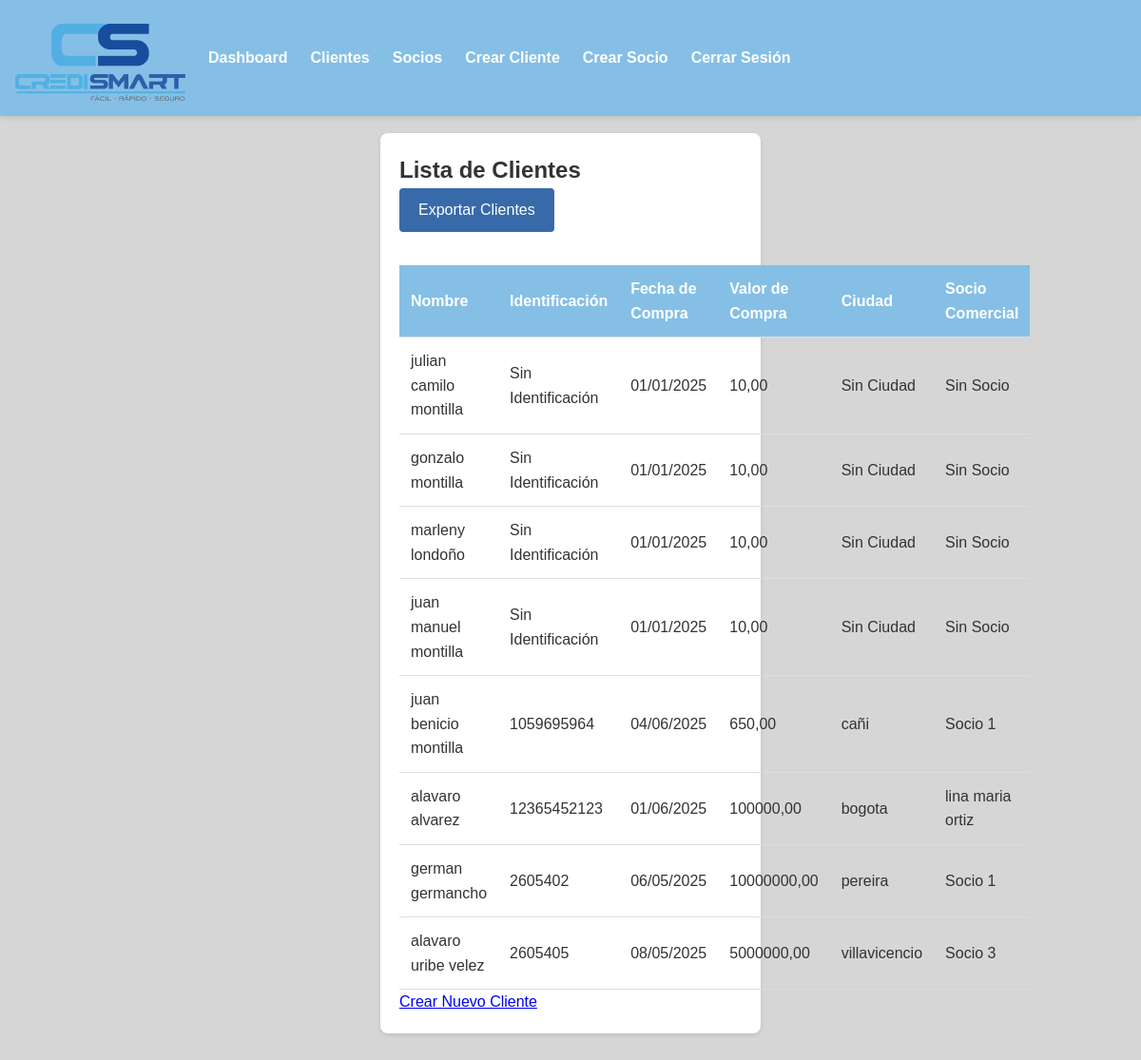
The app's page /clients/ (signed in), older data.
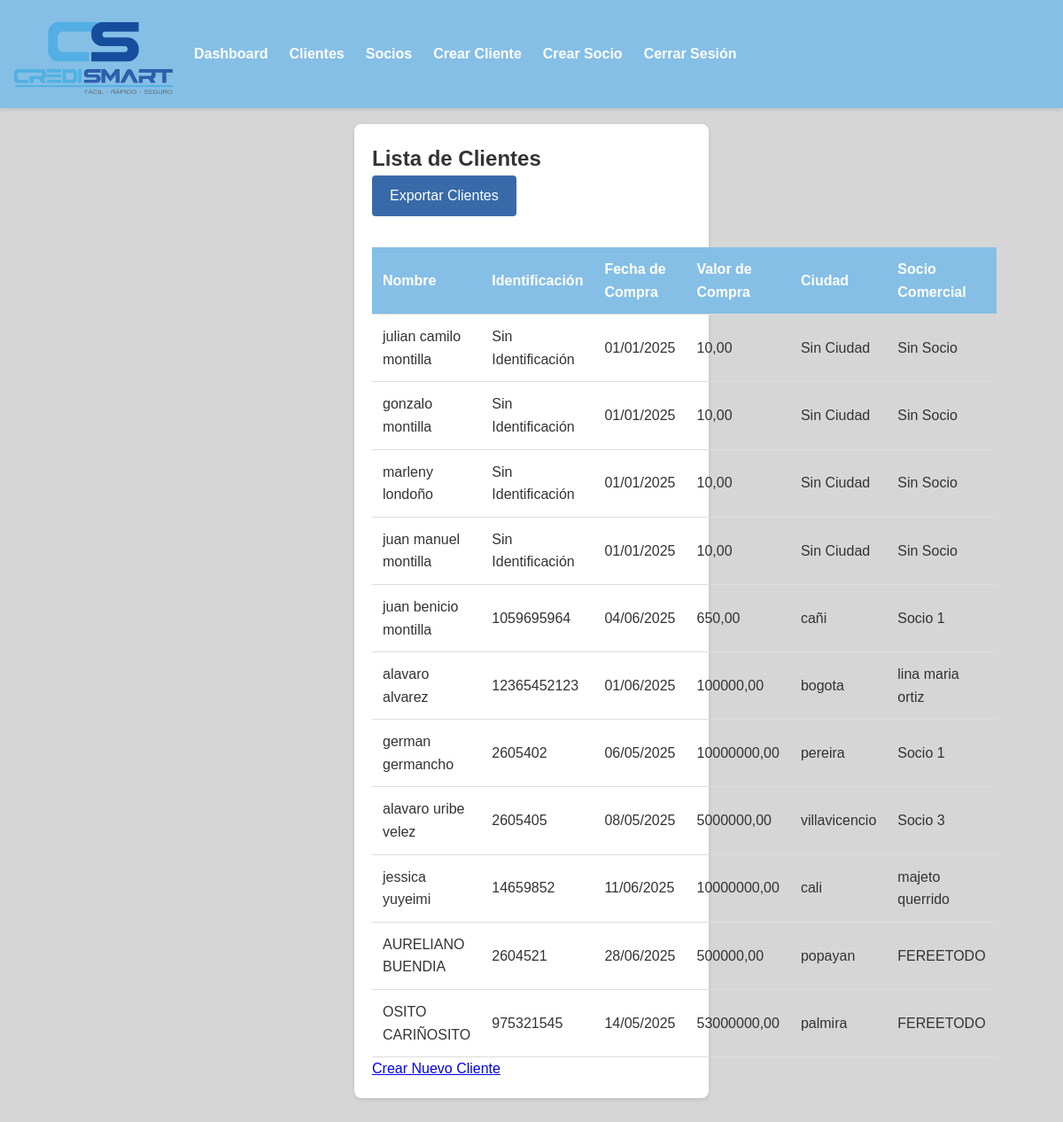
The same page, newer data.
### businessapp/models.py (models this page shows, shortened)
class Client(models.Model):
    name = models.CharField(max_length=100)
    identification = models.CharField(max_length=20, unique=True, null=True, blank=True)
    email = models.EmailField()
    phone = models.CharField(max_length=15)
    purchase_date = models.DateField()
    purchase_value = models.DecimalField(max_digits=10, decimal_places=2)
    city = models.CharField(max_length=100, null=True, blank=True)  # Permitir nulos temporalmente  # Sin null=True ni blank=True
    business_partner = models.ForeignKey(BusinessPartner, on_delete=models.SET_NULL, null=True, blank=True)
    created_at = models.DateTimeField(auto_now_add=True)

class BusinessPartner(models.Model):
    name = models.CharField(max_length=100)
    city = models.CharField(max_length=100)
    affiliation_date = models.DateField(null=True, blank=True)
    sales_history = models.DecimalField(max_digits=10, decimal_places=2, default=0.00, null=True, blank=True)

### businessapp/views.py (the view)
# urls.py: path('clients/', views.client_list, name='client_list'),
@login_required
def client_list(request):
    if not request.user.is_authenticated:
        return redirect('login')
    clients = Client.objects.all()
    return render(request, 'businessapp/client_list.html', {'clients': clients})

### businessapp/templates/businessapp/client_list.html (shortened to what this page needs)
{% extends 'businessapp/base.html' %}
{% block content %}
    <div class="card">
        <h2>Lista de Clientes</h2>
        <a href="{% url 'export_clients' %}" class="export-button">Exportar Clientes</a>
        <table>
            <tr>
                <th>Nombre</th>
                <th>Identificación</th>
                <th>Fecha de Compra</th>
                <th>Valor de Compra</th>
                <th>Ciudad</th>
                <th>Socio Comercial</th>
            </tr>
            {% for client in clients %}
                <tr>
                    <td>{{ client.name }}</td>
                    <td>{% if client.identification %}{{ client.identification }}{% else %}Sin Identificación{% endif %}</td>
                    <td>{% if client.purchase_date %}{{ client.purchase_date|date:"d/m/Y" }}{% else %}Sin Fecha{% endif %}</td>
                    <td>{% if client.purchase_value %}{{ client.purchase_value }}{% else %}Sin Valor{% endif %}</td>
                    <td>{% if client.city %}{{ client.city }}{% else %}Sin Ciudad{% endif %}</td>
                    <td>{% if client.business_partner %}{{ client.business_partner.name }}{% else %}Sin Socio{% endif %}</td>
                </tr>
            {% endfor %}
        </table>
        <a href="{% url 'create_client' %}">Crear Nuevo Cliente</a>
    </div>
{% endblock %}

Row changes from the older to the newer data that the page shows:
added Client: name "jessica yuyeimi", identification "14659852", purchase_date "11/06/2025", purchase_value "10000000,00", city "cali", business_partner.name "majeto querrido"
added Client: name "AURELIANO BUENDIA", identification "2604521", purchase_date "28/06/2025", purchase_value "500000,00", city "popayan", business_partner.name "FEREETODO"
added Client: name "OSITO CARIÑOSITO", identification "975321545", purchase_date "14/05/2025", purchase_value "53000000,00", city "palmira", business_partner.name "FEREETODO"
